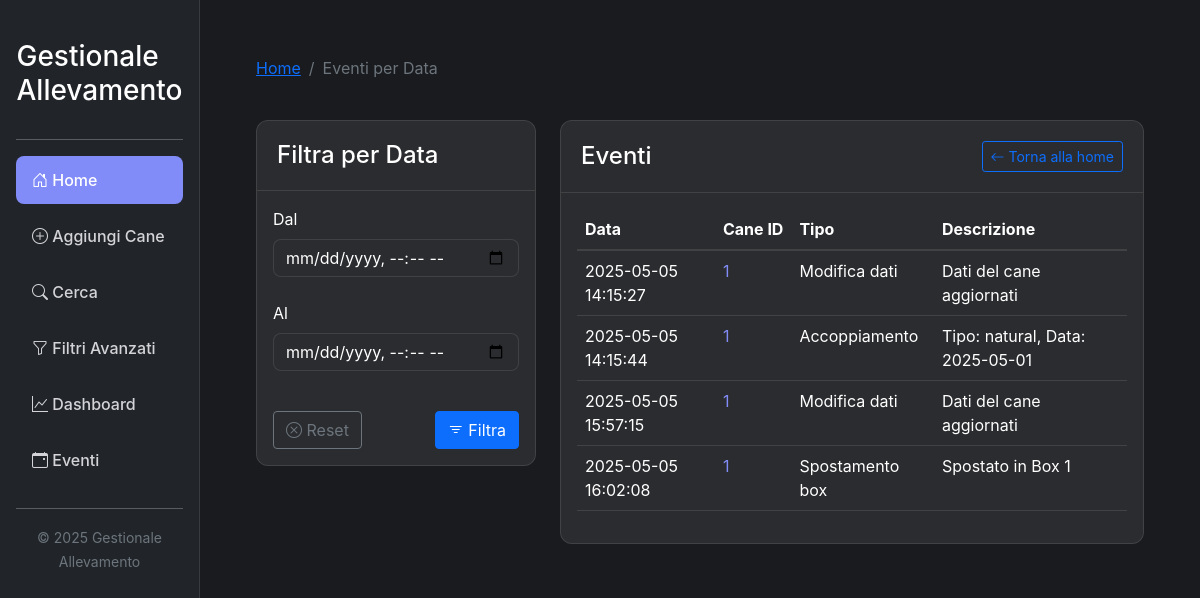
The app's page /eventi_per_data with its own data.
### tables this page shows
CREATE TABLE eventi (
            id INTEGER PRIMARY KEY AUTOINCREMENT,
            cane_id INTEGER,
            tipo TEXT,
            descrizione TEXT,
            data TEXT
        );

### PiccoloAmico/app_api.py (the view)
@app.route('/eventi_per_data')
def eventi_per_data():
    data_min = request.args.get('dal', '')
    data_max = request.args.get('al', '')
    query = "SELECT * FROM eventi WHERE 1=1"
    params = []
    if data_min:
        query += " AND data >= ?"
        params.append(data_min)
    if data_max:
        query += " AND data <= ?"
        params.append(data_max)
    conn = get_db_connection()
    eventi = conn.execute(query, params).fetchall()
    conn.close()
    return render_template('eventi_date.html', eventi=eventi, data_min=data_min, data_max=data_max)

### PiccoloAmico/app_api.py (called while the page is built)
def get_db_connection():
    conn = sqlite3.connect(DB_NAME)
    conn.row_factory = sqlite3.Row
    return conn

### PiccoloAmico/templates/eventi_date.html (shortened to what this page needs)
{% extends "layout.html" %}
{% block content %}
<div class="row">
    <div class="col-12 mb-4">
        <nav aria-label="breadcrumb">
            <ol class="breadcrumb">
                <li class="breadcrumb-item"><a href="/">Home</a></li>
                <li class="breadcrumb-item active" aria-current="page">Eventi per Data</li>
            </ol>
        </nav>
    </div>
</div>
<div class="row">
    <div class="col-lg-4 mb-4 mobile-spacing">
        <div class="card">
            <div class="card-header d-flex justify-content-between align-items-center">
                <h4 class="card-title mb-0">Filtra per Data</h4>
            </div>
            <div class="card-body collapse show" id="dateFilterCollapse">
                <form method="get">
                    <div class="row">
                        <div class="col-md-12 mb-3">
                            <label for="dal" class="form-label">Dal</label>
                            <input type="datetime-local" class="form-control" id="dal" name="dal" value="{{ data_min }}">
                        </div>
                        <div class="col-md-12 mb-3">
                            <label for="al" class="form-label">Al</label>
                            <input type="datetime-local" class="form-control" id="al" name="al" value="{{ data_max }}">
                        </div>
                    </div>
                    <div class="d-flex flex-wrap justify-content-between mt-3">
                        <a href="/eventi_per_data" class="btn btn-outline-secondary mb-2 mb-md-0 me-md-2">
                            <i class="bi bi-x-circle"></i> Reset
                        </a>
                        <button type="submit" class="btn btn-primary">
                            <i class="bi bi-filter"></i> Filtra
                        </button>
                    </div>
                </form>
            </div>
        </div>
    </div>
    <div class="col-lg-8 mobile-spacing">
        <div class="card">
            <div class="card-header d-flex justify-content-between align-items-center">
                <h4 class="card-title mb-0">Eventi</h4>
                <a href="/" class="btn btn-outline-primary btn-sm">
                    <i class="bi bi-arrow-left"></i> Torna alla home
                </a>
            </div>
            <div class="card-body">
                {% if eventi %}
                    <div class="table-responsive">
                        <table class="table table-hover">
                            <thead>
                                <tr>
                                    <th>Data</th>
                                    <th>Cane ID</th>
                                    <th>Tipo</th>
                                    <th>Descrizione</th>
                                </tr>
                            </thead>
                            <tbody>
                                {% for e in eventi %}
                                <tr>
                                    <td>{{ e['data'] }}</td>
                                    <td>
                                        <a href="/cane/{{ e['cane_id'] }}" class="text-decoration-none">
                                            {{ e['cane_id'] }}
                                        </a>
                                    </td>
                                    <td>{{ e['tipo'] }}</td>
                                    <td>{{ e['descrizione'] }}</td>
                                </tr>
                                {% endfor %}
                            </tbody>
                        </table>
                    </div>
                {% else %}
                    <div class="alert alert-info text-center">
                        <i class="bi bi-info-circle me-2"></i> Nessun evento trovato nel range indicato.
                    </div>
                {% endif %}
            </div>
        </div>
    </div>
</div>
{% endblock %}

### PiccoloAmico/templates/layout.html (shortened to what this page needs)
<!DOCTYPE html>
<html lang="it" data-bs-theme="dark">
<head>
    <link rel="stylesheet" href="https://cdn.jsdelivr.net/npm/bootstrap@5.1.3/dist/css/bootstrap.min.css">
    <link rel="stylesheet" href="https://cdn.jsdelivr.net/npm/bootstrap-icons@1.11.0/font/bootstrap-icons.css">
    <link rel="stylesheet" href="{{ url_for('static', filename='css/style.css') }}">
</head>
<body>
    <div class="container-fluid">
        <div class="row">
            <div class="col-md-3 col-lg-2 d-md-block bg-dark sidebar collapse" id="sidebarMenu">
                <div class="position-sticky pt-3">
                    <div class="d-flex justify-content-center mb-4">
                        <h3>Gestionale<br>Allevamento</h3>
                    </div>
                    <hr>
                    <ul class="nav flex-column">
                        <li class="nav-item">
                            <a class="nav-link active" href="/">
                                <i class="bi bi-house-door"></i> Home
                            </a>
                        </li>
                        <li class="nav-item">
                            <a class="nav-link" href="/aggiungi">
                                <i class="bi bi-plus-circle"></i> Aggiungi Cane
                            </a>
                        </li>
                        <li class="nav-item">
                            <a class="nav-link" href="/cerca">
                                <i class="bi bi-search"></i> Cerca
                            </a>
                        </li>
                        <li class="nav-item">
                            <a class="nav-link" href="/filtri">
                                <i class="bi bi-funnel"></i> Filtri Avanzati
                            </a>
                        </li>
                        <li class="nav-item">
                            <a class="nav-link" href="/dashboard">
                                <i class="bi bi-graph-up"></i> Dashboard
                            </a>
                        </li>
                        <li class="nav-item">
                            <a class="nav-link" href="/eventi_per_data">
                                <i class="bi bi-calendar-event"></i> Eventi
                            </a>
                        </li>
                    </ul>
                    <hr>
                    <div class="px-3 mb-3 text-center">
                        <small class="text-muted">© 2025 Gestionale Allevamento</small>
                    </div>
                </div>
            </div>
            <div class="col-md-9 ms-sm-auto col-lg-10 px-md-4 main-content">
                <div class="container py-4">
                    {% block content %}{% endblock %}
                </div>
            </div>
        </div>
    </div>
</body>
</html>

### PiccoloAmico/static/css/style.css (style rules this page uses)
:root { --bg-primary: #1a1b1e; --bg-secondary: #2b2c2f; --text-primary: #ffffff; --text-secondary: #d4d4d8; --accent: #818cf8; }
body { background-color: var(--bg-primary); color: var(--text-primary); font-family: -apple-system, BlinkMacSystemFont, "Segoe UI", Roboto, sans-serif; }
.sidebar { background-color: var(--bg-secondary); border-right: 1px solid rgba(255,255,255,0.1); padding: 1.5rem 1rem; }
.nav-link { color: var(--text-secondary); padding: 0.75rem 1rem; border-radius: 0.5rem; margin-bottom: 0.5rem; transition: all 0.2s; font-weight: 500; }
.nav-link:hover, .nav-link.active { background-color: var(--accent); color: var(--text-primary); }
.nav-link i { width: 1.5rem; }
.main-content { background-color: var(--bg-primary); min-height: 100vh; padding: 2rem !important; }
.card { background-color: var(--bg-secondary); border: 1px solid rgba(255,255,255,0.1); border-radius: 0.75rem; margin-bottom: 1.5rem; }
.card-header { background-color: transparent; border-bottom: 1px solid rgba(255,255,255,0.1); padding: 1.25rem; }
.table { color: var(--text-primary); }
.table th { border-bottom: 2px solid rgba(255,255,255,0.1); white-space: nowrap; }
.table td { border-bottom: 1px solid rgba(255,255,255,0.1); }
.form-control, .form-select { background-color: var(--bg-secondary); border: 1px solid rgba(255,255,255,0.1); color: var(--text-primary); border-radius: 0.5rem; }
.text-decoration-none { color: #818cf8; }

### PiccoloAmico/templates/layout.html (style rules this page uses)
.sidebar { height: 100vh; position: sticky; top: 0; overflow-y: auto; }
.main-content { min-height: 100vh; }
.card { transition: transform 0.2s; margin-bottom: 1rem; }
.form-control, .form-select { margin-bottom: 0.5rem; }

### records on screen
eventi: data "2025-05-05 14:15:27", cane_id "1", tipo "Modifica dati", descrizione "Dati del cane aggiornati"
eventi: data "2025-05-05 14:15:44", cane_id "1", tipo "Accoppiamento", descrizione "Tipo: natural, Data: 2025-05-01"
eventi: data "2025-05-05 15:57:15", cane_id "1", tipo "Modifica dati", descrizione "Dati del cane aggiornati"
eventi: data "2025-05-05 16:02:08", cane_id "1", tipo "Spostamento box", descrizione "Spostato in Box 1"
